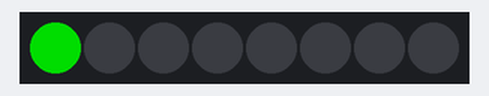
A sketch run on a simulated Arduino Uno, built with avr-gcc and run on an emulated ATmega328P. Parts: 8 RGB LEDs in strip order, left to right. Dim RGB values are drawn brighter than linear.

Above: at 0.1 s.
At 0.6 s:
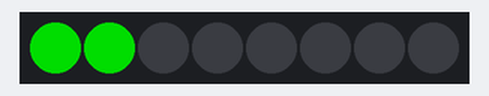
At 1.1 s:
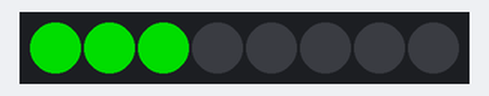
At 1.6 s:
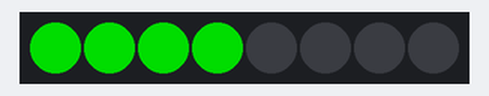
At 2.6 s:
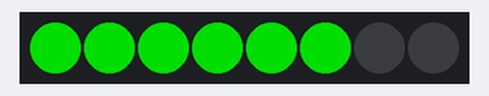
At 3.6 s:
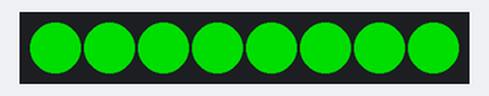

The sketch:

NeoPixel_LED_Strip.ino
```cpp
/*
  Project: NeoPixel LED Strip (Adafruit NeoPixel Library)
  Description:
    - Controls an 8-LED NeoPixel strip.
    - Lights LEDs one by one in green color with a short delay.
*/

#include <Adafruit_NeoPixel.h>
#ifdef __AVR__
  #include <avr/power.h>
#endif

// Define pin connected to NeoPixel data line
#define PIN 6

// Define number of NeoPixels
#define NUMPIXELS 8

// Create NeoPixel object
Adafruit_NeoPixel pixels = Adafruit_NeoPixel(NUMPIXELS, PIN, NEO_GRB + NEO_KHZ800);

// Delay between lighting each pixel (in milliseconds)
int delayval = 500;

void setup() {
  // Initialize NeoPixel library
  pixels.begin();
}

void loop() {
  // Loop through each pixel in the strip
  for (int i = 0; i < NUMPIXELS; i++) {
    // Set pixel color (RGB: 0,150,0 -> moderate green)
    pixels.setPixelColor(i, pixels.Color(0, 150, 0));

    // Send updated color data to strip
    pixels.show();

    // Wait before lighting next pixel
    delay(delayval);
  }
}
```

Measured:
- what the display in image 1 shows lasts 0.5 s, from 0.5 s to 1.0 s
